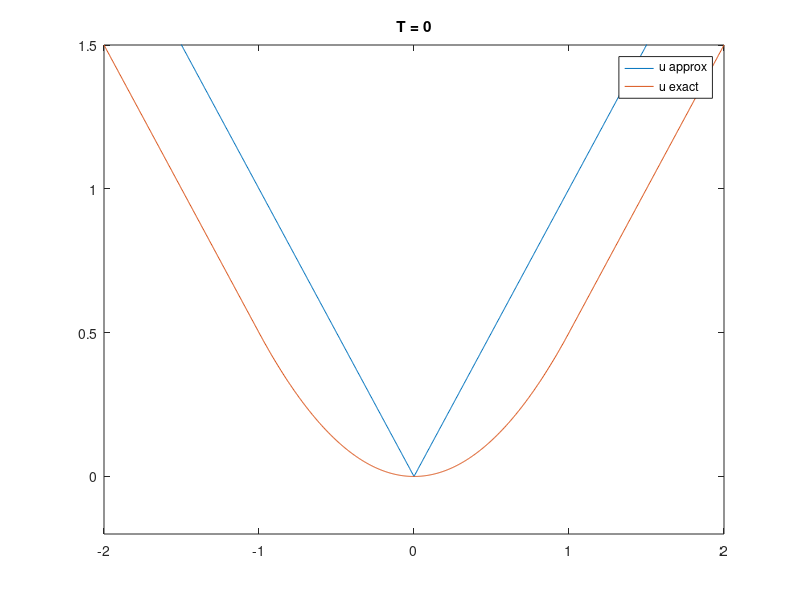

MATLAB code to generate this figure: (Note: this script raises an error after producing the figure.)
clc
clear 
close all


id = input("1. Burgers 2. H(p) = |p| 3. eikonale evolutiva 4. burgers mod \n");
id = max(mod(floor(id),5),1);

T = 1*(id ~= 4) + 2*(id == 4);
dx = 0.004;

b = 1*(id >= 3) + 2*(id < 3);
x = -b:dx:b;
Nx = length(x);
I = 2:Nx-1;
L = I - 1;
R = I + 1;

u0 = @(x) zeros(1,length(x)).*(id >= 3) + abs(x).*(id < 3);
dt = 0.5*dx;
Nt = T/dt;

U = u0(x);

switch id
    case 1
        f = @(u) (0.5*u.*u);
        f_sol = @(x,t) (abs(x) - t*0.5).*(abs(x) > t) + (0.5*abs(x).^2/t).*(abs(x) <= t);
    case 2
        f = @(u) abs(u);
        f_sol = @(x,t) (abs(x) - t).*(abs(x) > t) + (zeros(1,length(x))).*(abs(x) <= t);
    case 3
        f = @(u) abs(u) - 1;
        f_sol = @(x,t) 1 - abs(x);
    case 4
        f = @(u) 0.5*u.^2 - 0.5;
        f_sol = @(x,t) 1 - abs(x);
end

flux = input("1. Lax-F 2. Upwind correct \n");
flux = max(mod(floor(flux),3),1);
F = @(U,V) ( 0.5*(f(U) + f(V)) + 0.5*(dx/dt)*(U - V) ).*(flux == 1) + ( f(max(U,0)) + f(min(V,0)) - f(0)).*(flux ~= 1);  

p = plot(x,U,x,f_sol(x,T));
ylim([-0.2,1.5]);
legend("u approx","u exact");
title("T = 0");

n = 0;
while n < Nt
    n = n+1;
    dUl = (U(I) - U(L))/dx;
    dUr = (U(R) - U(I))/dx;
    U(I) = U(I) - dt*( F(dUl,dUr) );
    U(1) = ( 2*U(2)   - U(3) ).*(id < 3);
    U(end) = ( 2*U(end-1) - U(end-2) ).*(id < 3);
    p(1).YData = U;
    title("T = "+ n*dt);
    pause(0.001);
    drawnow;
end
